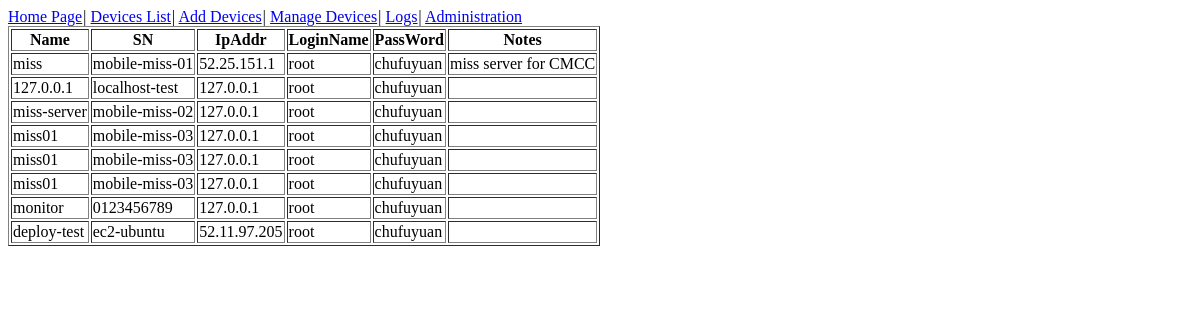
Page /controller/ on the earlier database version.
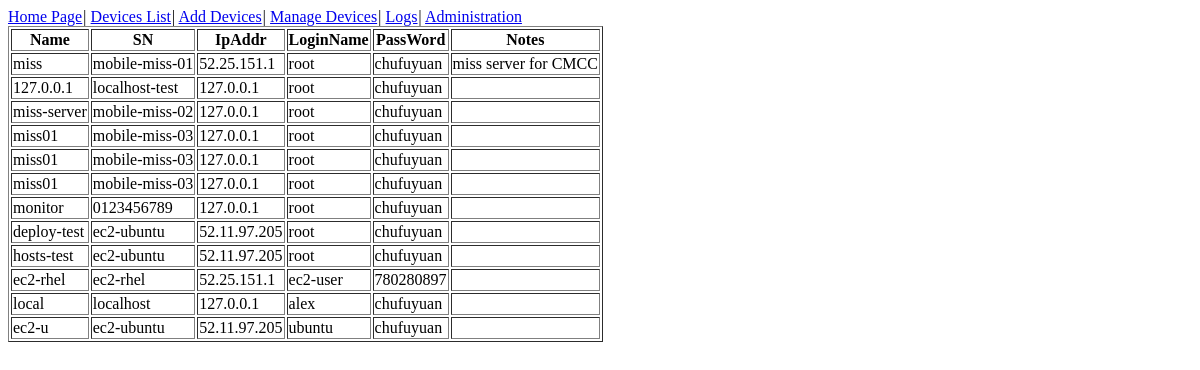
Same page on the later database version.
### controller/models.py (models this page shows)
class Device(models.Model):
    id = models.IntegerField(primary_key=True, auto_created=True)
    name = models.CharField(max_length=20)
    sn = models.CharField(max_length=30)
    ipaddr = models.CharField(max_length=15)
    login = models.CharField(max_length=15, default='root')
    password = models.CharField(max_length=50)
    notes = models.CharField(max_length=5000, blank=True)

### controller/views.py (the view)
def list(request):
    device_list = Device.objects.all()
    return render_to_response('list.html', Context({'device_list': device_list, 'module': 'list'}))

### controller/templates/list.html (shortened to what this page needs)
{% extends "base.html" %}
{% block content%}
{%if module == 'list' %}
<table border='1'>
<th>Name</th>
<th>SN</th>
<th>IpAddr</th>
<th>LoginName</th>
<th>PassWord</th>
<th>Notes</th>
  {%for d in device_list %}
  <tr>
  <td>{{d.name}}</td>
  <td>{{d.sn}}</td>
  <td>{{d.ipaddr}}</td>
  <td>{{d.login}}</td>
  <td>{{d.password}}</td>
  <td>{{d.notes}}</td>
  </tr>
  {%endfor%}
</table>
{%endif%}
{% endblock %}

### controller/templates/base.html (shortened to what this page needs)
<!DOCTYPE html>
<html>
<head lang="en">
</head>
<body>
<a href='/controller/index/'>Home Page</a><em>|</em>
<a href='/controller/list/'>Devices List</a><em>|</em>
<a href='/controller/add/'>Add Devices</a><em>|</em>
<a href='/controller/device/'>Manage Devices</a><em>|</em>
<a href='/controller/log/'>Logs</a><em>|</em>
<a href='/admin'>Administration</a>
<div id="content">
{% block content %}
{% endblock %}
</div>
</body>
</html>

Differences in the rows shown:
added Device: name "hosts-test", sn "ec2-ubuntu", ipaddr "52.11.97.205", login "root", password "chufuyuan"
added Device: name "ec2-rhel", sn "ec2-rhel", ipaddr "52.25.151.1", login "ec2-user", password "780280897"
added Device: name "local", sn "localhost", ipaddr "127.0.0.1", login "alex", password "chufuyuan"
added Device: name "ec2-u", sn "ec2-ubuntu", ipaddr "52.11.97.205", login "ubuntu", password "chufuyuan"
